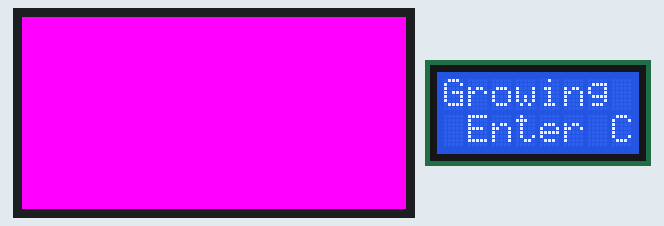
Recording of a sketch running on a simulated Arduino Mega 2560, built with avr-gcc and run on an emulated ATmega2560. Parts: 64×32 colour display, 8×2 character LCD.

Above: at 0.2 s.
At 90.9 s:
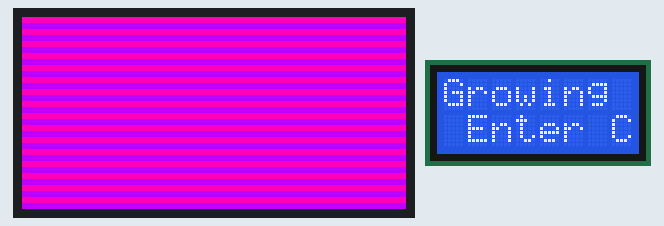
At 121.08 s:
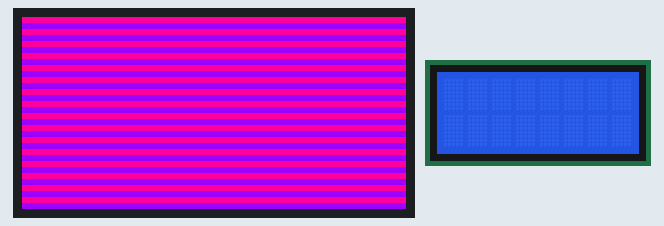

The sketch:

LED_lighting_0.1.1.ino
```cpp
// Original code provided by Michael Schwindt and Kaylyn Wessel
// Edited by Mike Schwindt
// Version 0.1.1
// 8/10/18
// Have new power supply so these edits are for testing the entire board lighting up
// left all previous code because I plan to impliment a keypad and LCD into the project. I'm not exactly sure how
// yet but will implpiment testing when power source for LED board comes in. This is very basic protyping for testing
// basic color rotation on individual lines since I will need to have a dominant range of red and blue for the LED's
// since that is what growing light LED colors need to be based on research. Some greens and yellows may be implimented
// in the near future.
// testshapes demo for RGBmatrixPanel library.
// Demonstrates the drawing abilities of the RGBmatrixPanel library.
// For 32x64 RGB LED matrix.

// NOTE THIS CAN ONLY BE USED ON A MEGA! NOT ENOUGH RAM ON UNO!

#include <Adafruit_GFX.h>   // Core graphics library
#include <RGBmatrixPanel.h> // Hardware-specific library
#include <Keypad.h>
#include <LiquidCrystal.h>

#define OE   9
#define LAT 10
#define CLK 11
#define A   A0
#define B   A1
#define C   A2
#define D   A3


//for keypad
const byte ROWS = 4;  //four rows
const byte COLS = 3;  //three columns
char hexaKeys[ROWS][COLS] = {
  {'1','2','3'},
  {'4','5','6'},
  {'7','8','9'},
  {'*','0','#'}
};

byte rowPins[ROWS] = {7,2,3,5}; //connect to the pins of the board that correspond to rows
byte colPins[COLS] = {6,8,4}; //connect to the pins of the board that correspond to the columns

//initialize an instance of class NewKeypad
Keypad customKeypad = Keypad( makeKeymap(hexaKeys), rowPins, colPins, ROWS, COLS);
// initialize the library with the numbers of the interface pins on LCD screen
LiquidCrystal lcd(37,34,38,30,36,32);

//for LED
RGBmatrixPanel matrix(A, B, C, D, CLK, LAT, OE, false, 64);

// Globals for dim and bright
int BRIGHTNESS = 7;

// more globals
int GROWINGCYCLE = 0;
int red = BRIGHTNESS;
int blue = BRIGHTNESS;
int green = BRIGHTNESS;
int red2 = red;
int blue2 = blue;

void messageCancel()
{
      lcd.clear();
      lcd.begin(16,2);
      lcd.print("MESSAGE CANCELED!");
      delay (2000);
      lcd.clear();
}

void greenAndHello()
{
   // fix the screen with green
    matrix.fillRect(0, 0, matrix.width(), matrix.height(), matrix.Color333(0, BRIGHTNESS, 0));
    delay(2000);

    //Write HELLO across screen to get attention before message is displayed
     matrix.setCursor(3, 8);  //start at 8 pixels down and 3 pixels in
     matrix.setTextSize(2);   //size 2 == 16 pixels high
     matrix.setTextWrap(false);

   // fill the screen with 'black'
    matrix.fillScreen(matrix.Color333(0, 0, 0));

    matrix.setTextColor(matrix.Color333(BRIGHTNESS,BRIGHTNESS,BRIGHTNESS));
    matrix.print('H');
    delay(250);
    matrix.setTextColor(matrix.Color333(BRIGHTNESS,BRIGHTNESS,BRIGHTNESS));
    matrix.print('E');
    delay(250);
    matrix.setTextColor(matrix.Color333(BRIGHTNESS,BRIGHTNESS,BRIGHTNESS));
    matrix.print('L');
    delay(250);
    matrix.setTextColor(matrix.Color333(BRIGHTNESS,BRIGHTNESS,BRIGHTNESS));
    matrix.print('L');
    delay(250);
    //This last one will determine color for message as well since we do not change it anywhere else
    matrix.setTextColor(matrix.Color333(BRIGHTNESS,BRIGHTNESS,BRIGHTNESS));
    matrix.print('O');
    delay(2500);

    // fill the screen with 'black'
    matrix.fillScreen(matrix.Color333(0, 0, 0));
}
// return 1/true for good
// return 0/false for cancel
bool checkForCancel(long delayTime)
{
  int count = 0;
  char customKey;
  Serial.print(delayTime);
  Serial.print(" ");
  Serial.print(count);
  Serial.print("\n");
  while(count < delayTime)
  {
    customKey = customKeypad.getKey();
    if(customKey == '*')
    {
      return false;
    }
    delay(1);
    count = count + 1;
  }
  return true;
}

bool lcdCountDown(bool shorter = false)
{
    long Time = 1000; // approximately 1 sec
    // this is a work around, function was being weird with first number being too big
    // so this is how I got it to work correctly
    lcd.setCursor(14,1);
    lcd.print(" ");
    Serial.print("Going to 5 \n");
    if(!checkForCancel(100))
    {
      return false;
    }
    // just shorten time if needed
    if(!shorter)
    {
      lcd.setCursor(14,1);
      lcd.print(" 5");
      Serial.print("Going to 4 \n");
      if(!checkForCancel(Time))
      {
        return false;
      }
      lcd.setCursor(14,1);
      lcd.print(" 4");
      Serial.print("Going to 3 \n");
      if(!checkForCancel(Time))
      {
        return false;
      }
    }
    lcd.setCursor(14,1);
    lcd.print(" 3");
    Serial.print("Going to 2 \n");
    if(!checkForCancel(Time))
    {
      return false;
    }
    lcd.setCursor(14,1);
    lcd.print(" 2");
    Serial.print("Going to 1 \n");
    if(!checkForCancel(Time))
    {
      return false;
    }
    lcd.setCursor(14,1);
    lcd.print(" 1");
    Serial.print("Going to 0 \n");
    if(!checkForCancel(Time))
    {
      return false;
    }
    return true;
}

void preset()
{
  lcd.begin(16,2);
  lcd.print("Preset:");
}
// message for the LCS display
// return a 1/true for 'good to go'
// return a 0/false for 'cancel'
bool lcdMessages(char *num)
{
  if(num[0] == '0' && num[1] == '1')
  {
    preset();
    lcd.print(" Brights");
  }
  else if(num[0] == '0' && num[1] == '2')
  {
    preset();
    lcd.print(" Animals");
  }
  else if(num[0] == '0' && num[1] == '3')
  {
    preset();
    lcd.print(" Pass");
  }
    else if(num[0] == '0' && num[1] == '4')
  {
    preset();
    lcd.print("Road Work");
  }
    else if(num[0] == '0' && num[1] == '5')
  {
    preset();
    lcd.print(" ICE");
  }
    else if(num[0] == '0' && num[1] == '9')
  {
    preset();
    lcd.print(" F.U.");
  }
  else if(num[0] == '0' && num[1] == '#')
  {
    if(BRIGHTNESS == 7)
    {
      lcd.begin(16,2);
      lcd.print("Brightness");
      lcd.setCursor(0,1);
      lcd.print("turned DOWN");
      delay (1000);
      lcd.begin(16,2);
      lcd.print(" ");
      BRIGHTNESS = 3;
    }
    else if(BRIGHTNESS == 3)
    {
      lcd.begin(16,2);
      lcd.print("Brightness");
      lcd.setCursor(0,1);
      lcd.print("turned UP");
      delay (1000);
      lcd.begin(16,2);
      lcd.print(" ");
      BRIGHTNESS = 7;
    }
    return 0;
  }
  else
  {
    lcd.begin(16,2);
    lcd.print("No Preset for ");
    lcd.print(num[0]);
    lcd.print(num[1]);
    lcd.setCursor(0,1);
    lcd.print("Exiting");
    // use the short lcd countdown
    lcdCountDown(true);
    return 0;
  }

  lcd.setCursor(0,1);
  lcd.print("Displaying in:");
  if(!lcdCountDown())
  {
    return 0;
  }
  lcd.begin(16,2);
  lcd.print("message sent");
  delay (1000);
  lcd.begin(16,2);
  lcd.print(" ");
  return 1;
}

// this is where we will add future messages
void messages(char *key, bool testing = false)
{
  int displayTime = 25000;
  if(testing)
  {
    displayTime = displayTime/4;
  }

  if (key[0] == '0' && key[1] == '1')
  {
    // run the method and
    // if this return false that means the user canceled so leave this function without printing anything
    if(!lcdMessages(key))
    {
      messageCancel();
      return;
    }
    displaying();
    matrix.begin();

    greenAndHello();

    matrix.setTextSize(1);   //size 1 == 8 pixels high
    matrix.setTextWrap(false);
    matrix.setCursor(20, 3);
    matrix.println("Your");
    matrix.setCursor(11, 12);
    matrix.println("brights");
    matrix.setCursor(14, 20);
    matrix.println("are on");
    delay(displayTime);
    // fill the screen with 'black'
    matrix.fillScreen(matrix.Color333(0, 0, 0));
  }

  else if (key[0] == '0' && key[1] == '2')
  {
    // run the method and
    // if this return false that means the user canceled so leave this function without printing anything
    if(!lcdMessages(key))
    {
      messageCancel();
      return;
    }
    displaying();
    matrix.begin();

    greenAndHello();

    matrix.setTextSize(1);   //size 1 == 8 pixels high
    matrix.setTextWrap(false);
    matrix.setCursor(12, 3);  //start 12 pixels in
    matrix.println("CAUTION");
    matrix.setCursor(2, 12);  //start 2 pixels in
    matrix.println("Animals on");
    matrix.setCursor(8, 20);  //start 8 pixels in
    matrix.println("the road");
    delay(displayTime);
    // fill the screen with 'black'
    matrix.fillScreen(matrix.Color333(0, 0, 0));
  }
    else if (key[0] == '0' && key[1] == '3')
  {
    // run the method and
    // if this return false that means the user canceled so leave this function without printing anything
    if(!lcdMessages(key))
    {
      messageCancel();
      return;
    }
    displaying();
    matrix.begin();

    greenAndHello();

    matrix.setTextSize(2);   //size 2 == 16 pixels high
    matrix.setTextWrap(false);
    matrix.setCursor(9, 0);  //start 9 pixels in
    matrix.println("Pass");
    matrix.setCursor(20, 17);  //start 20 pixels in
    matrix.println("Me");
    delay(displayTime);
    // fill the screen with 'black'
    matrix.fillScreen(matrix.Color333(0, 0, 0));
  }
  else if (key[0] == '0' && key[1] == '4')
  {
    // run the method and
    // if this return false that means the user canceled so leave this function without printing anything
    if(!lcdMessages(key))
    {
      messageCancel();
      return;
    }
    displaying();
    matrix.begin();

    greenAndHello();

    matrix.setTextSize(1);   //size 1 == 8 pixels high
    matrix.setTextWrap(false);
    matrix.setCursor(12, 3);  //12 pixels in
    matrix.setTextColor(matrix.Color333(BRIGHTNESS,BRIGHTNESS,0));
    matrix.println("CAUTION");
    matrix.setCursor(7, 12);  //7 pixels in
    matrix.setTextColor(matrix.Color333(BRIGHTNESS,BRIGHTNESS,BRIGHTNESS));
    matrix.println("Road Work");
    matrix.setCursor(17, 20);
    matrix.println("ahead");
    delay(displayTime);
    // fill the screen with 'black'
    matrix.fillScreen(matrix.Color333(0, 0, 0));
  }
  else if (key[0] == '0' && key[1] == '5')
  {
    // run the method and
    // if this return false that means the user canceled so leave this function without printing anything
    if(!lcdMessages(key))
    {
      messageCancel();
      return;
    }
    displaying();
    matrix.begin();

    greenAndHello();

    matrix.setTextSize(1);
    matrix.setTextWrap(false);
    matrix.setCursor(12, 3);
    matrix.println("Road is");
    matrix.setTextSize(2);
    matrix.setCursor(13, 12);
    matrix.setTextColor(matrix.Color333(0,BRIGHTNESS-1,BRIGHTNESS));
    matrix.println("ICY");
    delay(displayTime);
    // fill the screen with 'black'
    matrix.fillScreen(matrix.Color333(0, 0, 0));
  }
    else if (key[0] == '0' && key[1] == '9')
  {
    // run the method and
    // if this return false that means the user canceled so leave this function without printing anything
    if(!lcdMessages(key))
    {
      messageCancel();
      return;
    }
    displaying();
    matrix.begin();

    greenAndHello();

    matrix.setTextSize(2);   //size 1 == 8 pixels high
    matrix.setTextWrap(false);
    matrix.setCursor(8, 0);  //start at the top and 2 pixels in
    matrix.println("FUCK");
    matrix.setCursor(15, 17);  //start at the top and 2 pixels in
    matrix.println("YOU");
    matrix.setCursor(8, 20);  //start at the top and 2 pixels in
    //matrix.println("the road");
    delay(displayTime);
    // fill the screen with 'black'
    matrix.fillScreen(matrix.Color333(0, 0, 0));
  }
  else if (key[0] == '5' && key[1] == '0')
  {
    displaying();
    matrix.begin();

    //greenAndHello();

    matrix.setTextSize(2);   //size 1 == 8 pixels high
    matrix.setTextWrap(false);
    matrix.setCursor(15, 0);  //start at the top and 2 pixels in
    matrix.println("COP");
    matrix.setCursor(3, 17);  //start at the top and 2 pixels in
    matrix.println("AHEAD");
    delay(displayTime/2);
    // fill the screen with 'black'
    matrix.fillScreen(matrix.Color333(0, 0, 0));
  }
  // button to change brightness
  else if(key[0] == '0' && key[1] == '#')
  {
    lcdMessages(key);
    return;
  }
  // say this key isnt recognized
  else
  {
    lcdMessages(key);
    return;
  }
}

char getKeyVal(int timer = 1500)
{
  int count = 0;
  while(count <= timer)
  {
    char customKey = customKeypad.getKey();
    if(customKey != NULL)
    {
      return customKey;
    }
    if(timer != 0)
    {
      delay(1);
      count++;
    }
    else
    {
      count = 0;
    }
  }
  // if it leaves the while loop based on the timer return the char '?'
  return '?';
}

void displaying()
{
  lcd.clear();
  lcd.begin(8,2);
  lcd.print("Displaying");
  lcd.setCursor(8,1);
  lcd.print("message");
}

void LCDSetup()
{
  lcd.clear();
  lcd.begin(8,2);
  lcd.print("Growing stage: ");
  lcd.print(GROWINGCYCLE);
  lcd.setCursor(1,1);
  lcd.print("Enter Command");
}

void fillPink()
{
  matrix.fillScreen(matrix.Color333(red,0,blue));
}

void colorLoop()
{
  // Testing color loop for red and blue will add green and yelow later
  // Will likely add green and yellows when a certian amount of loops have ran
  // The green and yellows wont be very many lines
  for(int i = 0; i < 64; i++)
  {
    if(i%2 == 0)
    {
      // make these the red lines
      matrix.drawLine(0,i,64,i,matrix.Color333(red,0,blue));
    }
    else
    {
      // make these the blue lines
      matrix.drawLine(0,i,64,i,matrix.Color333(red2,0,blue2));
    }
  }

  blue = blue - 1;
  red2 = red2 - 1;

  if(red2 < 0)
  {
    red2 = red;
  }
  if(blue < 0)
  {
    blue = red;
  }
}

void colorloop2()
{
  int r = 6;
  int b = 7;
  int g = 3;
  for(int i = 0; i < 80; i++)
  {
    matrix.fillScreen(matrix.Color333(r,g,b));
    delay(500);
    if(r < 7 && r > -1)
    {
      r--;
    }
    else if(r == 0)
    {
      r =7;
    }
    else
    {
      b--;
    }
    if(b == 0)
    {
      r = 6;
      b = 7;
    }
  }
}

void setup()
{
  Serial.begin(9600);   //is for the keypad
  matrix.begin();
  fillPink();
}

void loop()
{
  // this delay sets the time for color loop (1000 = 1 sec)
  LCDSetup();
  delay(30000);
  //colorloop2();

  colorLoop();


  // old project code
//  Serial.println("here");
//  LCDSetup();
//  char totalKey[2];
//  bool testing = true;
//  totalKey[0] = getKeyVal(0);
//  // give feedback to the user
//  lcd.begin(8,2);
//  lcd.print(totalKey[0]);
//  totalKey[1] = getKeyVal();
//  if(totalKey[1] == '?')
//  {
//    char tmp = totalKey[0];
//    totalKey[0] = '0';
//    totalKey[1] = tmp;
//  }
//  // show the user their command briefly before moving on
//  lcd.begin(8,2);
//  lcd.print(totalKey[0]);
//  lcd.print(totalKey[1]);
//  delay(500);
//  messages(totalKey, testing);
//  lcd.clear();
//  lcd.begin(8,2);
//  lcd.print("OK to send again");
//  delay(1000);
//  matrix.setTextColor(matrix.Color333(BRIGHTNESS,BRIGHTNESS,BRIGHTNESS));
}
```

Measured:
- what the display in image 0 shows lasts 30.2 s, from 0.1 s to 30.3 s
